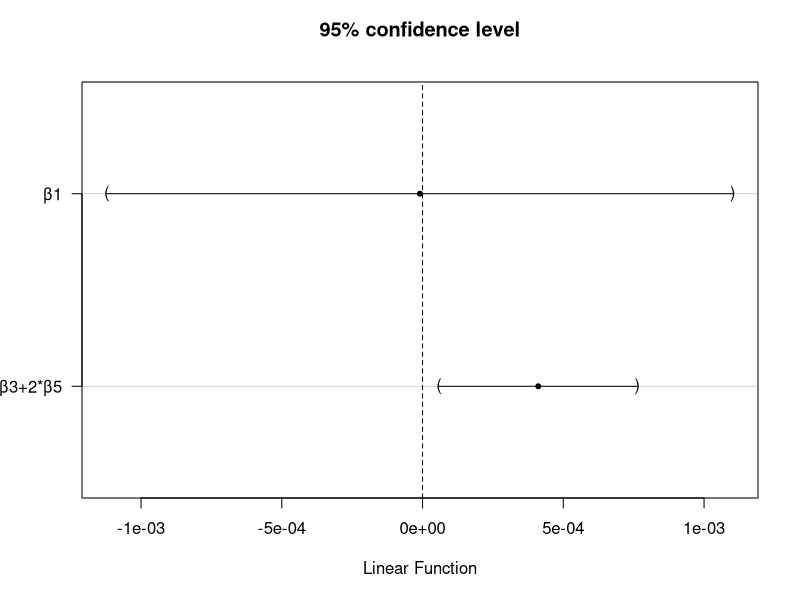

Write the R code that produced this figure.
## ---- chunk 1
knitr::opts_chunk$set(
	message = FALSE, 	warning = FALSE, comment = "",
	fig.width = 5, fig.asp = 0.68, fig.align = "center",
	eval = TRUE
)
## ---- chunk 2
data <- readxl::read_excel("E3.7.xlsx", col_names =TRUE)
knitr::kable(data)
## ---- chunk 3
full_lm <- lm(y ~ 1 + x.1 + x.2 + x.3 + x.4 + x.5, data)
summary(full_lm)
## ---- chunk 4
reduced_lm <- lm(y ~ 1 + x.3 + x.5, data)
summary(reduced_lm)
## ---- chunk 5
reduced2_lm <- lm(y ~ 1 + x.1 + x.3 + x.5, data)
summary(reduced2_lm)
## ---- chunk 6
anova(reduced2_lm, full_lm)
## ---- chunk 7
library(multcomp)
contrast <-  rbind("β1" = c(0, 1, 0, 0, 0, 0), 
                   "β3+2*β5" = c(0, 0, 0, 1, 0, 2))
full_glht <- glht(full_lm, linfct = contrast)
summary(full_glht)
full_confint <- confint(full_glht, 
                        level = 0.95, 
                        calpha = univariate_calpha()) # specify univariate confidence intervals 
full_confint
plot(full_confint)
